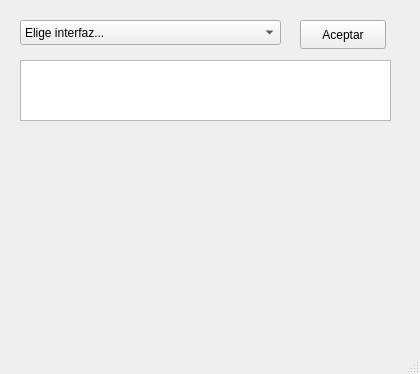
<?xml version="1.0" encoding="UTF-8"?>
<ui version="4.0">
 <class>MainMenuWindow</class>
 <widget class="QMainWindow" name="MainMenuWindow">
  <property name="geometry">
   <rect>
    <x>0</x>
    <y>0</y>
    <width>420</width>
    <height>374</height>
   </rect>
  </property>
  <property name="windowTitle">
   <string>Adrministración - Tuneladora</string>
  </property>
  <property name="windowIcon">
   <iconset>
    <normaloff>../Documentacion/Icono-Programa.PNG</normaloff>../Documentacion/Icono-Programa.PNG</iconset>
  </property>
  <widget class="QWidget" name="centralwidget">
   <widget class="QComboBox" name="eleccionCB">
    <property name="geometry">
     <rect>
      <x>20</x>
      <y>20</y>
      <width>261</width>
      <height>25</height>
     </rect>
    </property>
    <item>
     <property name="text">
      <string>Elige interfaz...</string>
     </property>
    </item>
    <item>
     <property name="text">
      <string>Bitacora</string>
     </property>
    </item>
    <item>
     <property name="text">
      <string>Calculos</string>
     </property>
    </item>
    <item>
     <property name="text">
      <string>Mantenimiento del frente</string>
     </property>
    </item>
   </widget>
   <widget class="QLabel" name="imagenLabel">
    <property name="geometry">
     <rect>
      <x>20</x>
      <y>140</y>
      <width>371</width>
      <height>181</height>
     </rect>
    </property>
    <property name="text">
     <string/>
    </property>
    <property name="pixmap">
     <pixmap>../../../../Desktop/calculos.jpg</pixmap>
    </property>
   </widget>
   <widget class="QTextEdit" name="descripcionTE">
    <property name="geometry">
     <rect>
      <x>20</x>
      <y>60</y>
      <width>371</width>
      <height>61</height>
     </rect>
    </property>
    <property name="html">
     <string>&lt;!DOCTYPE HTML PUBLIC &quot;-//W3C//DTD HTML 4.0//EN&quot; &quot;http://www.w3.org/TR/REC-html40/strict.dtd&quot;&gt;
&lt;html&gt;&lt;head&gt;&lt;meta name=&quot;qrichtext&quot; content=&quot;1&quot; /&gt;&lt;style type=&quot;text/css&quot;&gt;
p, li { white-space: pre-wrap; }
&lt;/style&gt;&lt;/head&gt;&lt;body style=&quot; font-family:'MS Shell Dlg 2'; font-size:8.25pt; font-weight:400; font-style:normal;&quot;&gt;
&lt;p style=&quot;-qt-paragraph-type:empty; margin-top:0px; margin-bottom:0px; margin-left:0px; margin-right:0px; -qt-block-indent:0; text-indent:0px;&quot;&gt;&lt;br /&gt;&lt;/p&gt;&lt;/body&gt;&lt;/html&gt;</string>
    </property>
   </widget>
   <widget class="QPushButton" name="aceptarPb">
    <property name="geometry">
     <rect>
      <x>300</x>
      <y>20</y>
      <width>86</width>
      <height>29</height>
     </rect>
    </property>
    <property name="text">
     <string>Aceptar</string>
    </property>
   </widget>
  </widget>
  <widget class="QMenuBar" name="menubar">
   <property name="geometry">
    <rect>
     <x>0</x>
     <y>0</y>
     <width>420</width>
     <height>21</height>
    </rect>
   </property>
  </widget>
  <widget class="QStatusBar" name="statusbar"/>
 </widget>
 <resources/>
 <connections/>
</ui>
